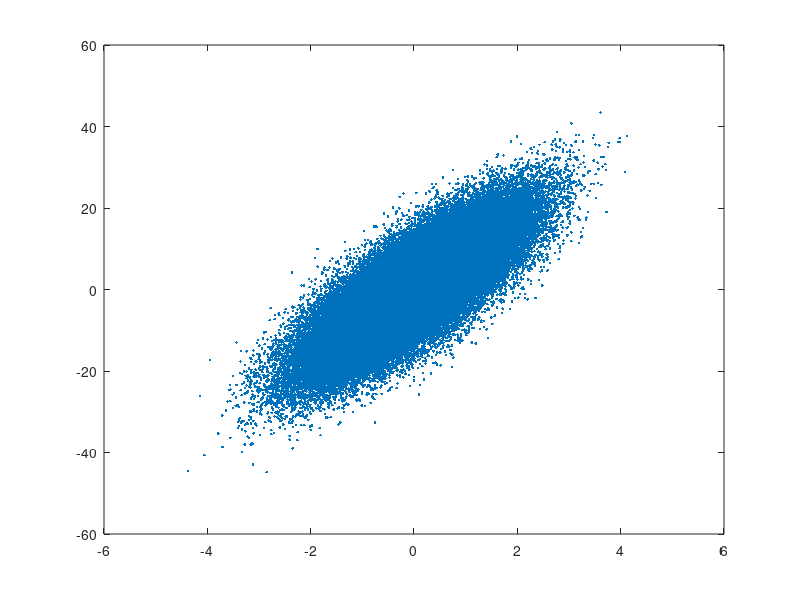
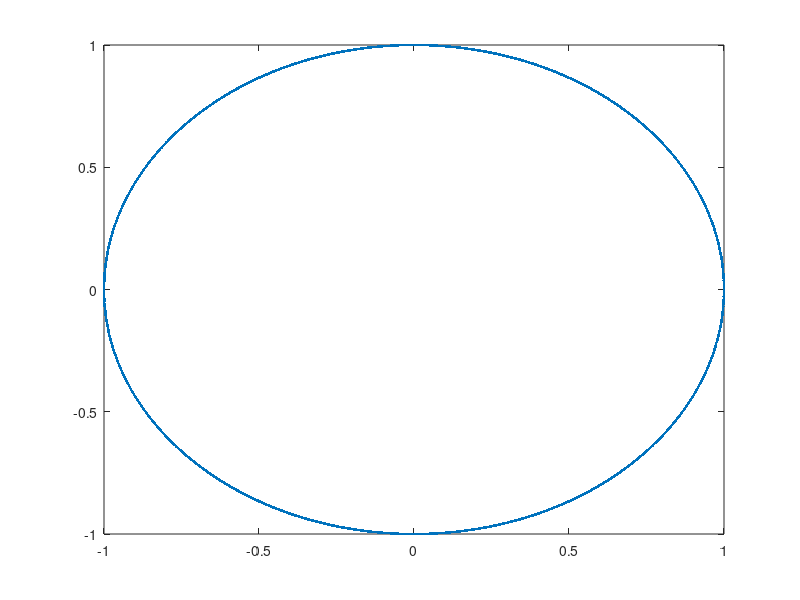
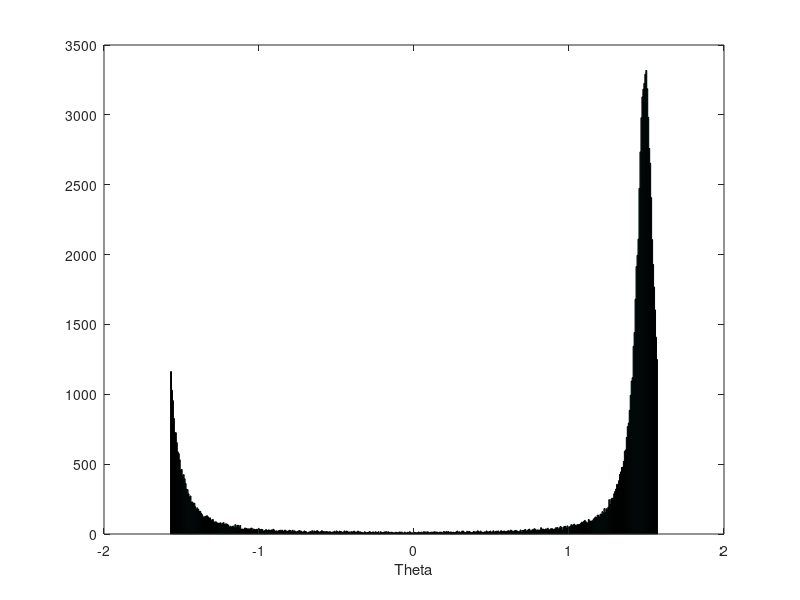
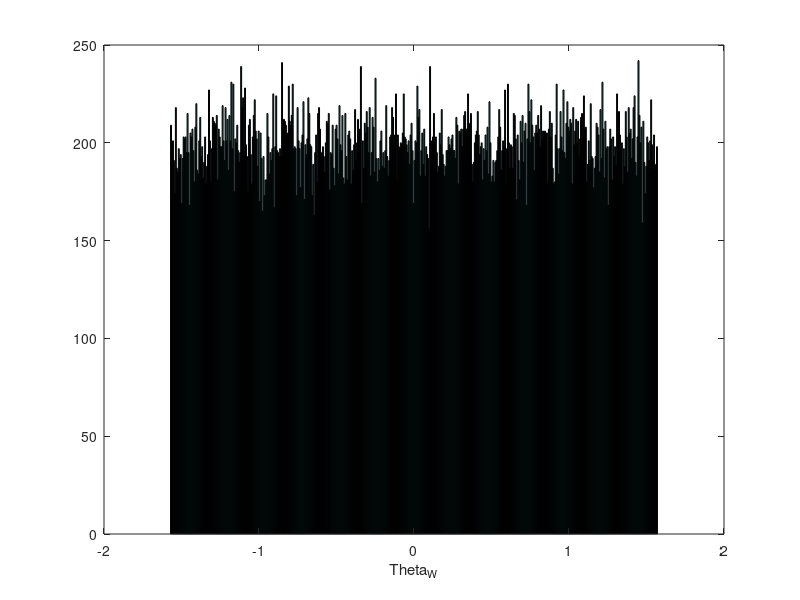

Reproduce these figures in MATLAB, in order.
% Compute density of Normalized Gaussian vector 
Sigma= [1 8; 8 100];
n = 100000;

[Z, T] = mvnrnd([0, 0]' , Sigma, n);

figure; plot(Z(:,1), Z(:,2), '.');

Z_norm = sqrt(sum(Z.^2, 2));

Z_u = Z ./ repmat(Z_norm, 1, 2);
figure; plot(Z_u(:,1), Z_u(:,2), '.');

Sigma_empir = cov(Z)
Sigma_u_empir = cov(Z_u)

[U, Lambda] = eig(Sigma)
[U_empir, Lambda_empir] = eig(Sigma_empir)

[U_u_empir, Lambda_u_empir] = eig(Sigma_u_empir)


W = ( inv(sqrt(Lambda)) * U' * Z')'

W_u = ( inv(sqrt(Lambda_u_empir)) * U_u_empir' * Z_u')'

cov(W_u)

Theta = atan(Z(:,2) ./  Z(:,1)); figure; hist(Theta, 500); xlabel('Theta'); 
Theta_W = atan(W(:,2) ./  W(:,1)); figure; hist(Theta_W, 500); xlabel('Theta_W'); 
Theta_u = atan(Z_u(:,2) ./  Z_u(:,1)); figure; hist(Theta_u, 500); xlabel('Theta_u'); 
Theta_W_u = atan(W_u(:,2) ./  W_u(:,1)); figure; hist(Theta_W_u, 500); xlabel('Theta_W_u'); 

[Z_s] = mvnrnd([0, 0]' , eye(2), n);
Z_s_norm = sqrt(sum(Z_s.^2, 2));

W_s = Z_s ./ repmat(Z_s_norm, 1, 2); 

cov(W_s)
Theta_W_s = atan(W_s(:,2) ./  W_s(:,1)); figure; hist(Theta_W_s, 500); xlabel('Theta_W'); 

